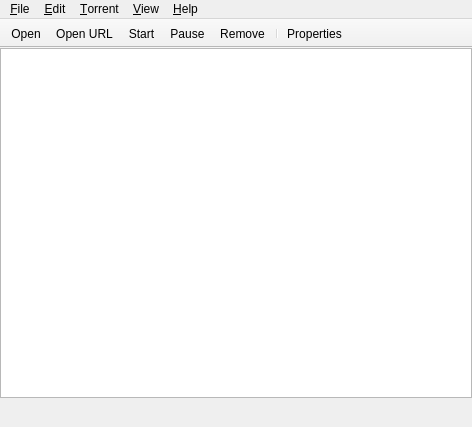
<?xml version="1.0" encoding="UTF-8"?>
<ui version="4.0">
 <class>MainWindow</class>
 <widget class="QMainWindow" name="MainWindow">
  <property name="geometry">
   <rect>
    <x>0</x>
    <y>0</y>
    <width>472</width>
    <height>427</height>
   </rect>
  </property>
  <property name="windowTitle">
   <string>Transmission</string>
  </property>
  <property name="unifiedTitleAndToolBarOnMac">
   <bool>true</bool>
  </property>
  <widget class="QWidget" name="centralwidget">
   <layout class="QVBoxLayout" name="verticalLayout">
    <property name="spacing">
     <number>0</number>
    </property>
    <property name="margin">
     <number>0</number>
    </property>
    <item>
     <widget class="TorrentView" name="listView">
      <property name="sizePolicy">
       <sizepolicy hsizetype="Preferred" vsizetype="Expanding">
        <horstretch>0</horstretch>
        <verstretch>0</verstretch>
       </sizepolicy>
      </property>
      <property name="horizontalScrollBarPolicy">
       <enum>Qt::ScrollBarAlwaysOff</enum>
      </property>
      <property name="alternatingRowColors">
       <bool>true</bool>
      </property>
      <property name="selectionMode">
       <enum>QAbstractItemView::ExtendedSelection</enum>
      </property>
      <property name="verticalScrollMode">
       <enum>QAbstractItemView::ScrollPerPixel</enum>
      </property>
      <property name="uniformItemSizes">
       <bool>false</bool>
      </property>
     </widget>
    </item>
    <item>
     <widget class="QWidget" name="statusBar" native="true">
      <property name="styleSheet">
       <string notr="true">QLabel { margin: 3px 0; }</string>
      </property>
      <layout class="QHBoxLayout" name="statusBarLayout">
       <property name="spacing">
        <number>3</number>
       </property>
       <property name="margin">
        <number>3</number>
       </property>
       <item>
        <widget class="IconToolButton" name="optionsButton">
         <property name="icon">
          <iconset resource="application.qrc">
           <normaloff>:/icons/utilities.png</normaloff>:/icons/utilities.png</iconset>
         </property>
         <property name="iconSize">
          <size>
           <width>16</width>
           <height>16</height>
          </size>
         </property>
         <property name="popupMode">
          <enum>QToolButton::InstantPopup</enum>
         </property>
         <property name="toolButtonStyle">
          <enum>Qt::ToolButtonIconOnly</enum>
         </property>
         <property name="autoRaise">
          <bool>true</bool>
         </property>
        </widget>
       </item>
       <item>
        <widget class="IconToolButton" name="altSpeedButton">
         <property name="icon">
          <iconset resource="application.qrc">
           <normaloff>:/icons/alt-limit-off.png</normaloff>
           <normalon>:/icons/alt-limit-on.png</normalon>:/icons/alt-limit-off.png</iconset>
         </property>
         <property name="iconSize">
          <size>
           <width>16</width>
           <height>16</height>
          </size>
         </property>
         <property name="checkable">
          <bool>true</bool>
         </property>
         <property name="toolButtonStyle">
          <enum>Qt::ToolButtonIconOnly</enum>
         </property>
         <property name="autoRaise">
          <bool>true</bool>
         </property>
        </widget>
       </item>
       <item>
        <widget class="QLabel" name="networkLabel"/>
       </item>
       <item>
        <spacer name="horizontalSpacer">
         <property name="orientation">
          <enum>Qt::Horizontal</enum>
         </property>
         <property name="sizeHint" stdset="0">
          <size>
           <width>1</width>
           <height>1</height>
          </size>
         </property>
        </spacer>
       </item>
       <item>
        <widget class="QLabel" name="downloadSpeedLabel">
         <property name="alignment">
          <set>Qt::AlignRight|Qt::AlignTrailing|Qt::AlignVCenter</set>
         </property>
        </widget>
       </item>
       <item>
        <widget class="QLabel" name="uploadSpeedLabel">
         <property name="alignment">
          <set>Qt::AlignRight|Qt::AlignTrailing|Qt::AlignVCenter</set>
         </property>
        </widget>
       </item>
       <item>
        <widget class="QLabel" name="statsLabel"/>
       </item>
       <item>
        <widget class="IconToolButton" name="statsModeButton">
         <property name="icon">
          <iconset resource="application.qrc">
           <normaloff>:/icons/ratio.png</normaloff>:/icons/ratio.png</iconset>
         </property>
         <property name="iconSize">
          <size>
           <width>16</width>
           <height>16</height>
          </size>
         </property>
         <property name="popupMode">
          <enum>QToolButton::InstantPopup</enum>
         </property>
         <property name="toolButtonStyle">
          <enum>Qt::ToolButtonIconOnly</enum>
         </property>
         <property name="autoRaise">
          <bool>true</bool>
         </property>
        </widget>
       </item>
      </layout>
     </widget>
    </item>
   </layout>
  </widget>
  <widget class="QMenuBar" name="menubar">
   <property name="geometry">
    <rect>
     <x>0</x>
     <y>0</y>
     <width>472</width>
     <height>24</height>
    </rect>
   </property>
   <property name="sizePolicy">
    <sizepolicy hsizetype="MinimumExpanding" vsizetype="Fixed">
     <horstretch>0</horstretch>
     <verstretch>0</verstretch>
    </sizepolicy>
   </property>
   <widget class="QMenu" name="menuTorrent">
    <property name="title">
     <string>&amp;Torrent</string>
    </property>
    <widget class="QMenu" name="menuQueue">
     <property name="title">
      <string>Queue</string>
     </property>
     <addaction name="action_QueueMoveTop"/>
     <addaction name="action_QueueMoveUp"/>
     <addaction name="action_QueueMoveDown"/>
     <addaction name="action_QueueMoveBottom"/>
    </widget>
    <addaction name="separator"/>
    <addaction name="action_Properties"/>
    <addaction name="action_OpenFolder"/>
    <addaction name="separator"/>
    <addaction name="action_Start"/>
    <addaction name="action_StartNow"/>
    <addaction name="menuQueue"/>
    <addaction name="action_Announce"/>
    <addaction name="action_Pause"/>
    <addaction name="separator"/>
    <addaction name="action_SetLocation"/>
    <addaction name="action_Verify"/>
    <addaction name="action_SkipHashCheck"/>
    <addaction name="action_CopyMagnetToClipboard"/>
    <addaction name="separator"/>
    <addaction name="action_Remove"/>
    <addaction name="action_Delete"/>
   </widget>
   <widget class="QMenu" name="menuEdit">
    <property name="title">
     <string>&amp;Edit</string>
    </property>
    <addaction name="action_SelectAll"/>
    <addaction name="action_DeselectAll"/>
    <addaction name="separator"/>
    <addaction name="action_SessionDialog"/>
    <addaction name="separator"/>
    <addaction name="action_Preferences"/>
   </widget>
   <widget class="QMenu" name="menu_Help">
    <property name="title">
     <string>&amp;Help</string>
    </property>
    <addaction name="action_Statistics"/>
    <addaction name="separator"/>
    <addaction name="action_Donate"/>
    <addaction name="separator"/>
    <addaction name="action_Contents"/>
    <addaction name="action_About"/>
   </widget>
   <widget class="QMenu" name="menu_View">
    <property name="title">
     <string>&amp;View</string>
    </property>
    <addaction name="action_CompactView"/>
    <addaction name="separator"/>
    <addaction name="action_Toolbar"/>
    <addaction name="action_Filterbar"/>
    <addaction name="action_Statusbar"/>
    <addaction name="separator"/>
    <addaction name="action_SortByActivity"/>
    <addaction name="action_SortByAge"/>
    <addaction name="action_SortByName"/>
    <addaction name="action_SortByProgress"/>
    <addaction name="action_SortByQueue"/>
    <addaction name="action_SortByRatio"/>
    <addaction name="action_SortBySize"/>
    <addaction name="action_SortByState"/>
    <addaction name="action_SortByETA"/>
    <addaction name="separator"/>
    <addaction name="action_ReverseSortOrder"/>
   </widget>
   <widget class="QMenu" name="menu_File">
    <property name="title">
     <string>&amp;File</string>
    </property>
    <addaction name="action_OpenFile"/>
    <addaction name="action_AddURL"/>
    <addaction name="action_New"/>
    <addaction name="separator"/>
    <addaction name="action_StartAll"/>
    <addaction name="action_PauseAll"/>
    <addaction name="separator"/>
    <addaction name="action_Quit"/>
   </widget>
   <addaction name="menu_File"/>
   <addaction name="menuEdit"/>
   <addaction name="menuTorrent"/>
   <addaction name="menu_View"/>
   <addaction name="menu_Help"/>
  </widget>
  <widget class="QToolBar" name="toolBar">
   <property name="movable">
    <bool>false</bool>
   </property>
   <property name="allowedAreas">
    <set>Qt::TopToolBarArea</set>
   </property>
   <property name="iconSize">
    <size>
     <width>24</width>
     <height>24</height>
    </size>
   </property>
   <property name="toolButtonStyle">
    <enum>Qt::ToolButtonFollowStyle</enum>
   </property>
   <property name="floatable">
    <bool>false</bool>
   </property>
   <attribute name="toolBarArea">
    <enum>TopToolBarArea</enum>
   </attribute>
   <attribute name="toolBarBreak">
    <bool>false</bool>
   </attribute>
   <addaction name="action_OpenFile"/>
   <addaction name="action_AddURL"/>
   <addaction name="action_Start"/>
   <addaction name="action_Pause"/>
   <addaction name="action_Remove"/>
   <addaction name="separator"/>
   <addaction name="action_Properties"/>
  </widget>
  <action name="action_OpenFile">
   <property name="text">
    <string>&amp;Open...</string>
   </property>
   <property name="iconText">
    <string>Open</string>
   </property>
   <property name="toolTip">
    <string>Open a torrent</string>
   </property>
   <property name="shortcut">
    <string notr="true">Ctrl+O</string>
   </property>
  </action>
  <action name="action_New">
   <property name="text">
    <string>&amp;New...</string>
   </property>
   <property name="toolTip">
    <string>Create a new torrent</string>
   </property>
   <property name="shortcut">
    <string notr="true">Ctrl+N</string>
   </property>
  </action>
  <action name="action_Properties">
   <property name="text">
    <string>&amp;Properties</string>
   </property>
   <property name="toolTip">
    <string>Show torrent properties</string>
   </property>
   <property name="shortcut">
    <string notr="true">Alt+Enter</string>
   </property>
  </action>
  <action name="action_OpenFolder">
   <property name="text">
    <string>Open Fold&amp;er</string>
   </property>
   <property name="toolTip">
    <string>Open the torrent's folder</string>
   </property>
   <property name="shortcut">
    <string notr="true">Ctrl+E</string>
   </property>
  </action>
  <action name="action_Start">
   <property name="text">
    <string>&amp;Start</string>
   </property>
   <property name="toolTip">
    <string>Start torrent</string>
   </property>
   <property name="shortcut">
    <string notr="true">Ctrl+S</string>
   </property>
   <property name="priority">
    <enum>QAction::LowPriority</enum>
   </property>
  </action>
  <action name="action_Announce">
   <property name="text">
    <string>Ask Tracker for &amp;More Peers</string>
   </property>
   <property name="toolTip">
    <string>Ask tracker for more peers</string>
   </property>
  </action>
  <action name="action_Pause">
   <property name="text">
    <string>&amp;Pause</string>
   </property>
   <property name="toolTip">
    <string>Pause torrent</string>
   </property>
   <property name="shortcut">
    <string notr="true">Ctrl+P</string>
   </property>
   <property name="priority">
    <enum>QAction::LowPriority</enum>
   </property>
  </action>
  <action name="action_Verify">
   <property name="text">
    <string>&amp;Verify Local Data</string>
   </property>
   <property name="toolTip">
    <string>Verify local data</string>
   </property>
   <property name="shortcut">
    <string notr="true">Ctrl+V</string>
   </property>
  </action>
    <action name="action_SkipHashCheck">
   <property name="text">
    <string>&amp;Skip hash check</string>
   </property>
   <property name="toolTip">
    <string>Skip hash check</string>
   </property>
   <property name="shortcut">
    <string notr="true">Ctrl+L</string>
   </property>
  </action>
  <action name="action_Remove">
   <property name="text">
    <string>&amp;Remove</string>
   </property>
   <property name="toolTip">
    <string>Remove torrent</string>
   </property>
   <property name="shortcut">
    <string notr="true">Del</string>
   </property>
   <property name="priority">
    <enum>QAction::LowPriority</enum>
   </property>
  </action>
  <action name="action_Delete">
   <property name="text">
    <string>&amp;Delete Files and Remove</string>
   </property>
   <property name="toolTip">
    <string>Remove torrent and delete its files</string>
   </property>
   <property name="shortcut">
    <string notr="true">Shift+Del</string>
   </property>
  </action>
  <action name="action_StartAll">
   <property name="text">
    <string>&amp;Start All</string>
   </property>
  </action>
  <action name="action_PauseAll">
   <property name="text">
    <string>&amp;Pause All</string>
   </property>
  </action>
  <action name="action_Quit">
   <property name="text">
    <string>&amp;Quit</string>
   </property>
   <property name="shortcut">
    <string notr="true">Ctrl+Q</string>
   </property>
   <property name="menuRole">
    <enum>QAction::QuitRole</enum>
   </property>
  </action>
  <action name="action_SelectAll">
   <property name="text">
    <string>&amp;Select All</string>
   </property>
   <property name="shortcut">
    <string notr="true">Ctrl+A</string>
   </property>
  </action>
  <action name="action_DeselectAll">
   <property name="text">
    <string>&amp;Deselect All</string>
   </property>
   <property name="shortcut">
    <string notr="true">Ctrl+Shift+A</string>
   </property>
  </action>
  <action name="action_Preferences">
   <property name="text">
    <string>&amp;Preferences</string>
   </property>
   <property name="menuRole">
    <enum>QAction::PreferencesRole</enum>
   </property>
  </action>
  <action name="action_CompactView">
   <property name="checkable">
    <bool>true</bool>
   </property>
   <property name="text">
    <string>&amp;Compact View</string>
   </property>
   <property name="iconText">
    <string>Compact View</string>
   </property>
   <property name="toolTip">
    <string>Compact View</string>
   </property>
   <property name="shortcut">
    <string notr="true">Alt+C</string>
   </property>
  </action>
  <action name="action_Toolbar">
   <property name="checkable">
    <bool>true</bool>
   </property>
   <property name="text">
    <string>&amp;Toolbar</string>
   </property>
  </action>
  <action name="action_Filterbar">
   <property name="checkable">
    <bool>true</bool>
   </property>
   <property name="text">
    <string>&amp;Filterbar</string>
   </property>
  </action>
  <action name="action_Statusbar">
   <property name="checkable">
    <bool>true</bool>
   </property>
   <property name="text">
    <string>&amp;Statusbar</string>
   </property>
  </action>
  <action name="action_SortByActivity">
   <property name="checkable">
    <bool>true</bool>
   </property>
   <property name="text">
    <string>Sort by &amp;Activity</string>
   </property>
  </action>
  <action name="action_SortByAge">
   <property name="checkable">
    <bool>true</bool>
   </property>
   <property name="text">
    <string>Sort by A&amp;ge</string>
   </property>
  </action>
  <action name="action_SortByETA">
   <property name="checkable">
    <bool>true</bool>
   </property>
   <property name="text">
    <string>Sort by Time &amp;Left</string>
   </property>
  </action>
  <action name="action_SortByName">
   <property name="checkable">
    <bool>true</bool>
   </property>
   <property name="text">
    <string>Sort by &amp;Name</string>
   </property>
  </action>
  <action name="action_SortByProgress">
   <property name="checkable">
    <bool>true</bool>
   </property>
   <property name="text">
    <string>Sort by &amp;Progress</string>
   </property>
  </action>
  <action name="action_SortByRatio">
   <property name="checkable">
    <bool>true</bool>
   </property>
   <property name="text">
    <string>Sort by Rati&amp;o</string>
   </property>
  </action>
  <action name="action_SortBySize">
   <property name="checkable">
    <bool>true</bool>
   </property>
   <property name="text">
    <string>Sort by Si&amp;ze</string>
   </property>
  </action>
  <action name="action_SortByState">
   <property name="checkable">
    <bool>true</bool>
   </property>
   <property name="text">
    <string>Sort by Stat&amp;e</string>
   </property>
  </action>
  <action name="action_SortByTracker">
   <property name="checkable">
    <bool>true</bool>
   </property>
   <property name="text">
    <string>Sort by T&amp;racker</string>
   </property>
  </action>
  <action name="action_ShowMessageLog">
   <property name="checkable">
    <bool>false</bool>
   </property>
   <property name="text">
    <string>Message &amp;Log</string>
   </property>
  </action>
  <action name="action_Statistics">
   <property name="checkable">
    <bool>false</bool>
   </property>
   <property name="text">
    <string>&amp;Statistics</string>
   </property>
  </action>
  <action name="action_Contents">
   <property name="text">
    <string>&amp;Contents</string>
   </property>
   <property name="shortcut">
    <string notr="true">F1</string>
   </property>
  </action>
  <action name="action_About">
   <property name="text">
    <string>&amp;About</string>
   </property>
   <property name="menuRole">
    <enum>QAction::AboutRole</enum>
   </property>
  </action>
  <action name="action_ReverseSortOrder">
   <property name="checkable">
    <bool>true</bool>
   </property>
   <property name="text">
    <string>Re&amp;verse Sort Order</string>
   </property>
  </action>
  <action name="action_FilterByName">
   <property name="checkable">
    <bool>true</bool>
   </property>
   <property name="text">
    <string>&amp;Name</string>
   </property>
  </action>
  <action name="action_FilterByFiles">
   <property name="checkable">
    <bool>true</bool>
   </property>
   <property name="text">
    <string>&amp;Files</string>
   </property>
  </action>
  <action name="action_FilterByTracker">
   <property name="checkable">
    <bool>true</bool>
   </property>
   <property name="text">
    <string>&amp;Tracker</string>
   </property>
  </action>
  <action name="action_TotalRatio">
   <property name="checkable">
    <bool>true</bool>
   </property>
   <property name="text">
    <string>Total Ratio</string>
   </property>
  </action>
  <action name="action_SessionRatio">
   <property name="checkable">
    <bool>true</bool>
   </property>
   <property name="text">
    <string>Session Ratio</string>
   </property>
  </action>
  <action name="action_TotalTransfer">
   <property name="checkable">
    <bool>true</bool>
   </property>
   <property name="text">
    <string>Total Transfer</string>
   </property>
  </action>
  <action name="action_SessionTransfer">
   <property name="checkable">
    <bool>true</bool>
   </property>
   <property name="text">
    <string>Session Transfer</string>
   </property>
  </action>
  <action name="action_ShowMainWindow">
   <property name="checkable">
    <bool>true</bool>
   </property>
   <property name="text">
    <string>&amp;Main Window</string>
   </property>
  </action>
  <action name="action_TrayIcon">
   <property name="checkable">
    <bool>true</bool>
   </property>
   <property name="text">
    <string>Tray &amp;Icon</string>
   </property>
  </action>
  <action name="action_SessionDialog">
   <property name="text">
    <string>&amp;Change Session...</string>
   </property>
   <property name="toolTip">
    <string extracomment="Start a local session or connect to a running session">Choose Session</string>
   </property>
  </action>
  <action name="action_SetLocation">
   <property name="text">
    <string>Set &amp;Location...</string>
   </property>
  </action>
  <action name="action_CopyMagnetToClipboard">
   <property name="text">
    <string>&amp;Copy Magnet Link to Clipboard</string>
   </property>
  </action>
  <action name="action_AddURL">
   <property name="text">
    <string>Open &amp;URL...</string>
   </property>
   <property name="shortcut">
    <string notr="true">Ctrl+U</string>
   </property>
  </action>
  <action name="action_Donate">
   <property name="text">
    <string>&amp;Donate</string>
   </property>
  </action>
  <action name="action_StartNow">
   <property name="text">
    <string>Start &amp;Now</string>
   </property>
   <property name="toolTip">
    <string>Bypass the queue and start now</string>
   </property>
   <property name="shortcut">
    <string notr="true">Ctrl+Shift+S</string>
   </property>
   <property name="priority">
    <enum>QAction::LowPriority</enum>
   </property>
  </action>
  <action name="action_QueueMoveTop">
   <property name="text">
    <string>Move to &amp;Top</string>
   </property>
  </action>
  <action name="action_QueueMoveUp">
   <property name="text">
    <string>Move &amp;Up</string>
   </property>
  </action>
  <action name="action_QueueMoveDown">
   <property name="text">
    <string>Move &amp;Down</string>
   </property>
  </action>
  <action name="action_QueueMoveBottom">
   <property name="text">
    <string>Move to &amp;Bottom</string>
   </property>
  </action>
  <action name="action_SortByQueue">
   <property name="checkable">
    <bool>true</bool>
   </property>
   <property name="text">
    <string>Sort by &amp;Queue</string>
   </property>
  </action>
 </widget>
 <customwidgets>
  <customwidget>
   <class>IconToolButton</class>
   <extends>QToolButton</extends>
   <header>IconToolButton.h</header>
  </customwidget>
  <customwidget>
   <class>TorrentView</class>
   <extends>QListView</extends>
   <header>TorrentView.h</header>
  </customwidget>
 </customwidgets>
 <resources>
  <include location="application.qrc"/>
 </resources>
 <connections/>
</ui>
